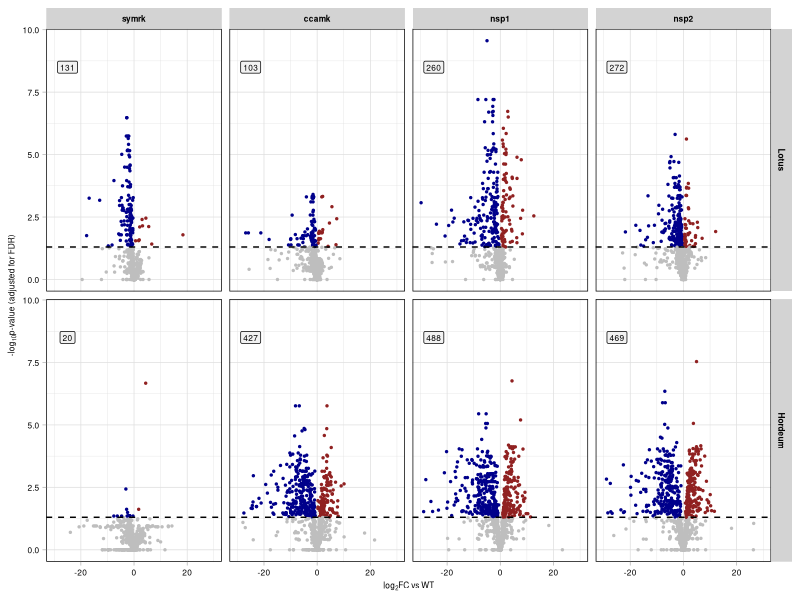

R code for this plot: (Note: this script raises an error after producing the figure.)
# Seup ------------------------------------------------------------------------
pkg <- c("data.table", "ggplot2", "cowplot")
for(pk in pkg){
  library(pk, character.only = TRUE)
}

# Setting working directory to source file location
setwd(dirname(rstudioapi::getActiveDocumentContext()$path))

# Genotype colours
cols <- c(
  "WT" = "#A9C289",
  "symrk" = "#FEDA8B",
  "ccamk" = "#FDB366",
  "nsp1" = "#C0E4EF",
  "nsp2" = "#6EA6CD",
  "control" = "#cecece"
)

legend_labels <- c(
  "WT"     = "WT",
  "symrk"  = "*symrk*",
  "ccamk"  = "*ccamk*",
  "nsp1"   = "*nsp1*",
  "nsp2"   = "*nsp2*",
  "control" = "control"
)

## Loading Lotus data ---------------------------------------------------------
# Lotus feature table filtered for background features
metabolite_data_Lj <- fread(
  "../2_background_removal/1_tables/feature_table_Lotus_filtered.csv"
)

design_Lj <- fread(
  "../1_data/1_Lotus/LotusCSSP_rootex_metadata.txt",
  drop = 4:6
)

# Setting sample names in metadata
design_Lj[, Sample_ID := paste0("Sample", Sample_ID)]

# Removing samples not in feature table from metadata
design_Lj <- design_Lj[ Sample_ID %in% colnames(metabolite_data_Lj)]

# Removing control samples from metadata and feature table
non_control_samples <- design_Lj[Genotype != "control", Sample_ID]
design_Lj <- design_Lj[Sample_ID %in% non_control_samples]
metabolite_data_Lj <- metabolite_data_Lj[,
  c("Feature", non_control_samples),
  with = FALSE
]

## Loading Hordeum data -------------------------------------------------------
metabolite_data_Hv <- fread(
  "../2_background_removal/1_tables/feature_table_Hordeum_filtered.csv"
)
design_Hv <- fread(
  "../1_data/2_Hordeum/HordeumCSSP_rootex_metadata.txt",
  drop = c(2, 4:7)
)

# Setting sample names in metadata
design_Hv[, Sample_ID := paste0("Sample", Sample_ID)]

# Removing samples not in feature table from metadata
design_Hv <- design_Hv[ Sample_ID %in% colnames(metabolite_data_Hv)]

# Adding plant variable to hordeum metadata
design_Hv[,Plant := "Hordeum"]

# Volcano plots ----------------------------------------------------------------
# Loading p-values and log-fold changes from genotype effects
p_adj_Lj <- fread("../4_genotype_effects/1_tables/p_adj_Lj.csv")
p_adj_Hv <- fread("../4_genotype_effects/1_tables/p_adj_Hv.csv")
lfc_Lj <- fread("../4_genotype_effects/1_tables/lfc_Lj.csv")
lfc_Hv <- fread("../4_genotype_effects/1_tables/lfc_Hv.csv")

# Adding plant-variable
p_adj_Lj[, Plant := "Lotus"]
lfc_Lj[, Plant := "Lotus"]
p_adj_Hv[, Plant := "Hordeum"]
lfc_Hv[, Plant := "Hordeum"]

# Combining Lotus and Hordeum results
p_vals_dt <- rbind(p_adj_Lj, p_adj_Hv)
lfc_dt <- rbind(lfc_Lj, lfc_Hv)

# Long form
p_vals_dt <- melt(
  p_vals_dt,
  id.vars = c("Feature", "Plant"),
  variable.name = "Genotype",
  value.name = "p_adj"
)
lfc_dt <- melt(
  lfc_dt,
  id.vars = c("Feature", "Plant"),
  variable.name = "Genotype",
  value.name = "logFC"
)

# Cleaning up Genotype names
p_vals_dt[, Genotype := gsub("_p_adj", "", Genotype)]
lfc_dt[, Genotype := gsub("Lfc_", "", Genotype)]

# Combining log-fold changes and p-values
res_table <- merge(lfc_dt, p_vals_dt, by = c("Feature", "Genotype", "Plant"))

# Converting log-fold changes to log2-fold changes
res_table[, logFC := logFC / log(2)]

# Discriminating between depleted, enriched, and NS (non-significant) features
res_table[, Sig := p_adj < 0.05]
res_table[,
  diff := fcase(
    Sig == TRUE & logFC > 0 , "Enriched" ,
    Sig == TRUE & logFC < 0 , "Depleted" ,
    default = "NS"
  )
]

# Setting factor levels
res_table[, ":="(
  Genotype = factor(Genotype, levels = c("symrk", "ccamk", "nsp1", "nsp2")),
  Plant = factor(Plant, levels = c("Lotus", "Hordeum"))
)]

# Tallying the number of significant features by plant-genotype combination
text_data <- res_table[, .(N_diff = sum(Sig)), list(Plant, Genotype)]

# Plot
volcano_plot <- ggplot(
  data = res_table,
  aes(x = logFC, y = -log10(p_adj), colour = diff)
) +
  geom_point(size = 0.5) +
  xlab(expression("log"[2] * "FC vs WT")) +
  ylab(expression("-log"[10] * "p-value (adjusted for FDR)")) +
  geom_hline(yintercept = -log10(0.05), linetype = "dashed") +
  theme_light() +
  scale_color_manual(
    values = c("Enriched" = "#902121", "Depleted" = "darkblue", "NS" = "gray"),
    name = "DEM"
  ) +
  facet_grid(factor(Plant, levels = c("Lotus", "Hordeum")) ~ Genotype) +
  geom_label(
    data = text_data,
    aes(x = -25, y = 8.5, label = N_diff),
    colour = "black",
    fill = "grey",
    alpha = 0.2,
    size = 6 / .pt
  ) +
  theme(
    panel.border = element_rect(color = "black", linewidth = 0.5),
    axis.title = element_text(size = 6),
    axis.text.x = element_text(size = 6, colour = "black"),
    axis.text.y = element_text(size = 6, colour = "black"),
    plot.title = element_text(size = 6, hjust = 0.5),
    strip.text = element_text(colour = 'black', size = 6, face = "bold"),
    legend.position = "bottom",
    strip.background = element_rect(fill = "lightgrey"),
    legend.key = element_rect(fill = NA),
    legend.key.spacing.x = unit(5, "pt"),
    legend.key.size = unit(5, "pt"),
    legend.box.spacing = unit(5, "pt"),
    legend.text = element_text(size = 6),
    legend.title = element_text(size = 6, hjust = 0.5, margin = margin(r = 5))
  ) +
  xlim(-30, 30) +
  guides(color = guide_legend(override.aes = list(size = 2))) +
  NULL

volcano_legend <- get_plot_component(volcano_plot, 'guide-box', return_all = TRUE)
volcano_plot <- volcano_plot + guides(colour = "none")

saveRDS(object = volcano_legend, file = "1_rds_files/volcano_legend.rds")
saveRDS(object = volcano_plot, file = "1_rds_files/volcano_plot.rds")

ggsave(
  filename = "2_figures/volcano_plot.pdf",
  plot = volcano_plot,
  width = 14,
  height = 7,
  units = "cm"
)
